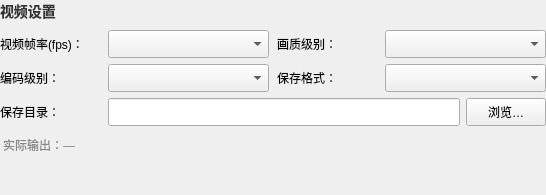
<?xml version="1.0" encoding="UTF-8"?>
<ui version="4.0">
 <class>ScreenRecorderSettingsDialog</class>
 <widget class="QWidget" name="ScreenRecorderSettingsDialog">
  <property name="geometry">
   <rect>
    <x>0</x>
    <y>0</y>
    <width>546</width>
    <height>195</height>
   </rect>
  </property>
  <layout class="QVBoxLayout" name="rootLayout">
   <property name="spacing">
    <number>8</number>
   </property>
   <property name="leftMargin">
    <number>0</number>
   </property>
   <property name="topMargin">
    <number>0</number>
   </property>
   <property name="rightMargin">
    <number>0</number>
   </property>
   <property name="bottomMargin">
    <number>0</number>
   </property>
   <item>
    <widget class="QLabel" name="titleLabel">
     <property name="styleSheet">
      <string>font-size: 14px; font-weight: bold; color: #333;</string>
     </property>
     <property name="text">
      <string>视频设置</string>
     </property>
    </widget>
   </item>
   <item>
    <layout class="QGridLayout" name="settingsGrid">
     <property name="horizontalSpacing">
      <number>8</number>
     </property>
     <property name="verticalSpacing">
      <number>6</number>
     </property>
     <item row="2" column="1" colspan="3">
      <layout class="QHBoxLayout" name="pathRow">
       <property name="spacing">
        <number>6</number>
       </property>
       <item>
        <widget class="QLineEdit" name="pathEdit">
         <property name="minimumSize">
          <size>
           <width>0</width>
           <height>28</height>
          </size>
         </property>
        </widget>
       </item>
       <item>
        <widget class="QPushButton" name="browseBtn">
         <property name="minimumSize">
          <size>
           <width>72</width>
           <height>28</height>
          </size>
         </property>
         <property name="text">
          <string>浏览…</string>
         </property>
        </widget>
       </item>
      </layout>
     </item>
     <item row="1" column="0">
      <widget class="QLabel" name="encodeLabel">
       <property name="minimumSize">
        <size>
         <width>100</width>
         <height>0</height>
        </size>
       </property>
       <property name="text">
        <string>编码级别：</string>
       </property>
       <property name="alignment">
        <set>Qt::AlignLeading|Qt::AlignLeft|Qt::AlignVCenter</set>
       </property>
      </widget>
     </item>
     <item row="0" column="2">
      <widget class="QLabel" name="qualityLabel">
       <property name="minimumSize">
        <size>
         <width>100</width>
         <height>0</height>
        </size>
       </property>
       <property name="text">
        <string>画质级别：</string>
       </property>
       <property name="alignment">
        <set>Qt::AlignLeading|Qt::AlignLeft|Qt::AlignVCenter</set>
       </property>
      </widget>
     </item>
     <item row="0" column="0">
      <widget class="QLabel" name="fpsLabel">
       <property name="minimumSize">
        <size>
         <width>100</width>
         <height>0</height>
        </size>
       </property>
       <property name="text">
        <string>视频帧率(fps)：</string>
       </property>
       <property name="alignment">
        <set>Qt::AlignLeading|Qt::AlignLeft|Qt::AlignVCenter</set>
       </property>
      </widget>
     </item>
     <item row="0" column="1">
      <widget class="QComboBox" name="fpsCombo">
       <property name="sizePolicy">
        <sizepolicy hsizetype="Expanding" vsizetype="Fixed">
         <horstretch>1</horstretch>
         <verstretch>0</verstretch>
        </sizepolicy>
       </property>
       <property name="minimumSize">
        <size>
         <width>160</width>
         <height>28</height>
        </size>
       </property>
      </widget>
     </item>
     <item row="2" column="0">
      <widget class="QLabel" name="pathLabel">
       <property name="minimumSize">
        <size>
         <width>100</width>
         <height>0</height>
        </size>
       </property>
       <property name="text">
        <string>保存目录：</string>
       </property>
       <property name="alignment">
        <set>Qt::AlignLeading|Qt::AlignLeft|Qt::AlignVCenter</set>
       </property>
      </widget>
     </item>
     <item row="1" column="1">
      <widget class="QComboBox" name="encodeCombo">
       <property name="sizePolicy">
        <sizepolicy hsizetype="Expanding" vsizetype="Fixed">
         <horstretch>1</horstretch>
         <verstretch>0</verstretch>
        </sizepolicy>
       </property>
       <property name="minimumSize">
        <size>
         <width>160</width>
         <height>28</height>
        </size>
       </property>
      </widget>
     </item>
     <item row="0" column="3">
      <widget class="QComboBox" name="qualityCombo">
       <property name="sizePolicy">
        <sizepolicy hsizetype="Expanding" vsizetype="Fixed">
         <horstretch>1</horstretch>
         <verstretch>0</verstretch>
        </sizepolicy>
       </property>
       <property name="minimumSize">
        <size>
         <width>160</width>
         <height>28</height>
        </size>
       </property>
      </widget>
     </item>
     <item row="1" column="2">
      <widget class="QLabel" name="formatLabel">
       <property name="minimumSize">
        <size>
         <width>100</width>
         <height>0</height>
        </size>
       </property>
       <property name="text">
        <string>保存格式：</string>
       </property>
       <property name="alignment">
        <set>Qt::AlignLeading|Qt::AlignLeft|Qt::AlignVCenter</set>
       </property>
      </widget>
     </item>
     <item row="1" column="3">
      <widget class="QComboBox" name="formatCombo">
       <property name="sizePolicy">
        <sizepolicy hsizetype="Expanding" vsizetype="Fixed">
         <horstretch>1</horstretch>
         <verstretch>0</verstretch>
        </sizepolicy>
       </property>
       <property name="minimumSize">
        <size>
         <width>160</width>
         <height>28</height>
        </size>
       </property>
      </widget>
     </item>
    </layout>
   </item>
   <item>
    <widget class="QLabel" name="presetSummaryLabel">
     <property name="styleSheet">
      <string>color: #888; font-size: 12px; padding: 2px 0 0 0;</string>
     </property>
     <property name="text">
      <string>实际输出：—</string>
     </property>
     <property name="wordWrap">
      <bool>true</bool>
     </property>
    </widget>
   </item>
   <item>
    <spacer name="settingsBottomSpacer">
     <property name="orientation">
      <enum>Qt::Vertical</enum>
     </property>
     <property name="sizeHint" stdset="0">
      <size>
       <width>20</width>
       <height>8</height>
      </size>
     </property>
    </spacer>
   </item>
  </layout>
 </widget>
 <resources/>
 <connections/>
</ui>
